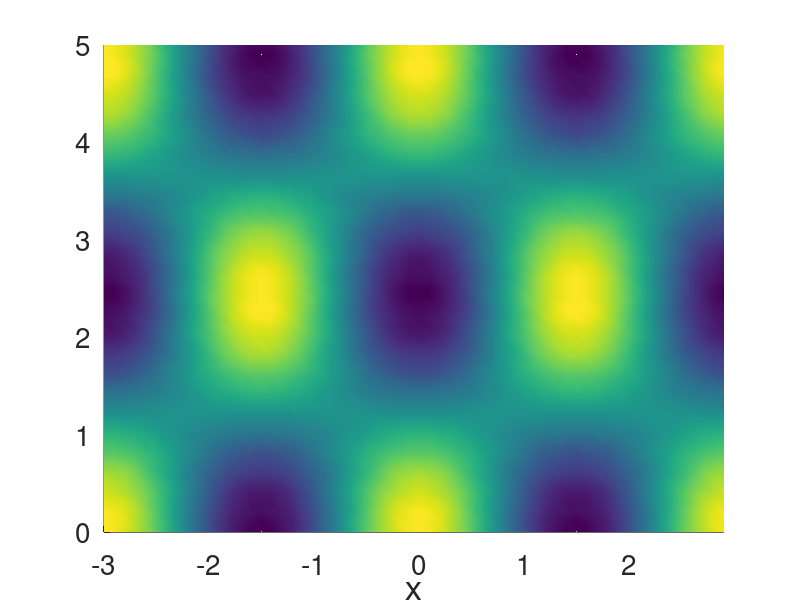

The MATLAB source for this figure: (Note: this script raises an error after producing the figure.)
% Time evolution of 1D nonlinear Schrodinger equation
% i*psi_t + psi_xx + g*|psi|^2*psi = 0
% 4th-order accurate split-step (SS) method is used to integrate the PDE

% clear all; InputTrain = []; OutputTrain = [];
format long

%%%%%%%%%%%%%%%%%%%%%%%%%%%%%%%%%%%%%%%%%%%%%%%%%%%%%%%%%
%%%%%%%%%%%%%%%%%%%%%%%%%%%%%%%%%%%%%%%%%%%%%%%%%%%%%%%%%
%%%%%%%%%%%%%%%%%%%%%%%%%%%%%%%%%%%%%%%%%%%%%%%%%%%%%%%%%
% spatial discretization in x
Lx = 6;       % computational domain [-Lx/2,Lx/2]
Nx = 64;      % number of spatial grid points
dx = Lx/Nx;     % grid spacing
x = dx*(-Nx/2:Nx/2-1)';         % spatial computational domain
% Note: remove last point due to periodic BCs
kx = (2*pi/Lx)*[0:Nx/2-1 -Nx/2:-1]';       % Fourier computational domain

% nonlinearity coefficient: g = 2 is focusing, g = -2 is defocusing
g = 2;

% time discretization
T = 5;
dt = .001;                  % time step
S = round(T/dt);                   % number of time steps

% split-step scheme coefficients
c = 1/(2-2^(1/3));                     
a1 = c/2; a2 = (1-c)/2; a3 = a2; a4 = c/2;
b1 = c; b2 = 1-2*c; b3 = c;

% exact solution of linear part of PDE
E1 = exp(-a1*dt*1i*kx.^2);
E2 = exp(-a2*dt*1i*kx.^2);
E3 = exp(-a3*dt*1i*kx.^2);
E4 = exp(-a4*dt*1i*kx.^2);

% initial condition
bckgrd = 1;
q_IC = bckgrd + 0.1*cos(2*pi*2*x/Lx);
t0 = 0;

q_ex = bckgrd*exp(1i*g*bckgrd^2*t0)*ones(Nx,1);
delta = norm(q_ex-q_IC,2)

% epsilon = 0.5;
xi=1e-10;
epsilon = 3*delta+xi;

% initial conditions
t = t0; q = q_IC;

% storage information
t_save = t;
q_save = q;
count = 0;
savestep = 100;

instab_event = 0;

% start split-step method
for ii = 1:S

  t = t + dt;   
  v = ifft(fft(q).*E1);
  v = v.*exp(b1*dt*1i*(g*abs(v).^2));
  v = ifft(fft(v).*E2);
  v = v.*exp(b2*dt*1i*(g*abs(v).^2));
  v = ifft(fft(v).*E3);
  v = v.*exp(b3*dt*1i*(g*abs(v).^2));
  q = ifft(fft(v).*E4);
  
  
  count = count + 1;
  if count == savestep
  % save for plotting
  t_save = [t_save; t];
  q_save = [q_save q];
  count = 0;
  end
  
  % exact, unperturbed solution at time t
  q_ex = bckgrd*exp(1i*g*bckgrd^2*t)*ones(Nx,1);
  
  % norm of the difference between the exact and numerical
  if norm(q_ex-q,2) > epsilon
    instab_event = 1;
  end

end

% output the result of the evolution
if round(instab_event) == 1
    disp('An instability was detected')
else
    disp('No instability detected')
end

% plot evolution of solution
figure(1)
surface(x,t_save,abs(transpose(q_save)))
shading interp; axis tight
set(gca,'FontSize',20)
xlabel('x','FontSize',25)
ylabel('t','FontSize',25,'rot',00)
title('|q(x,t)|','FontSize',20)
colorbar

% save IC
InputTrain = [InputTrain q_IC];
% save stability result
OutputTrain = [OutputTrain round(instab_event)];
   
